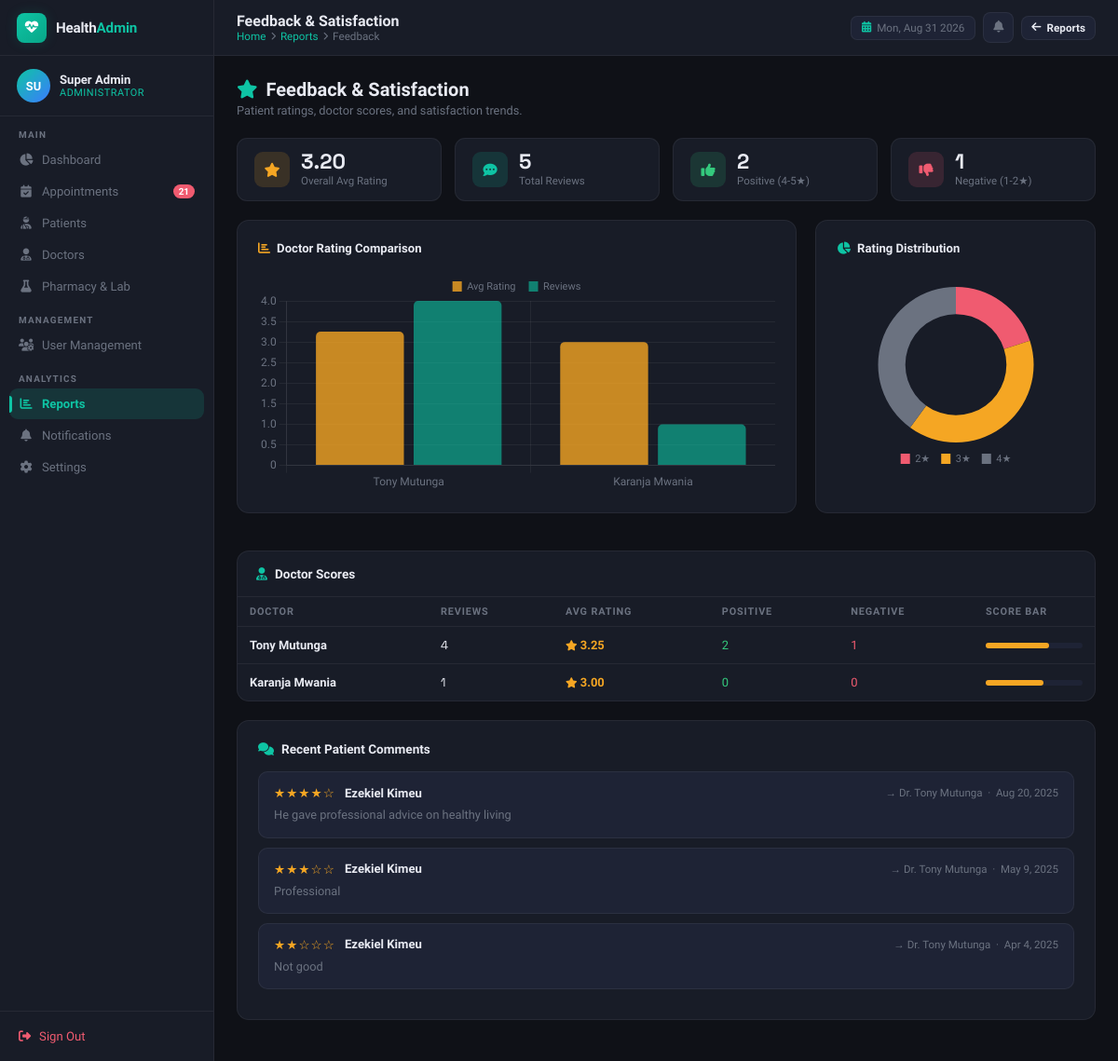
The page /admin/reports/report_feedback_satisfaction.php (signed in) on the database as committed earlier.
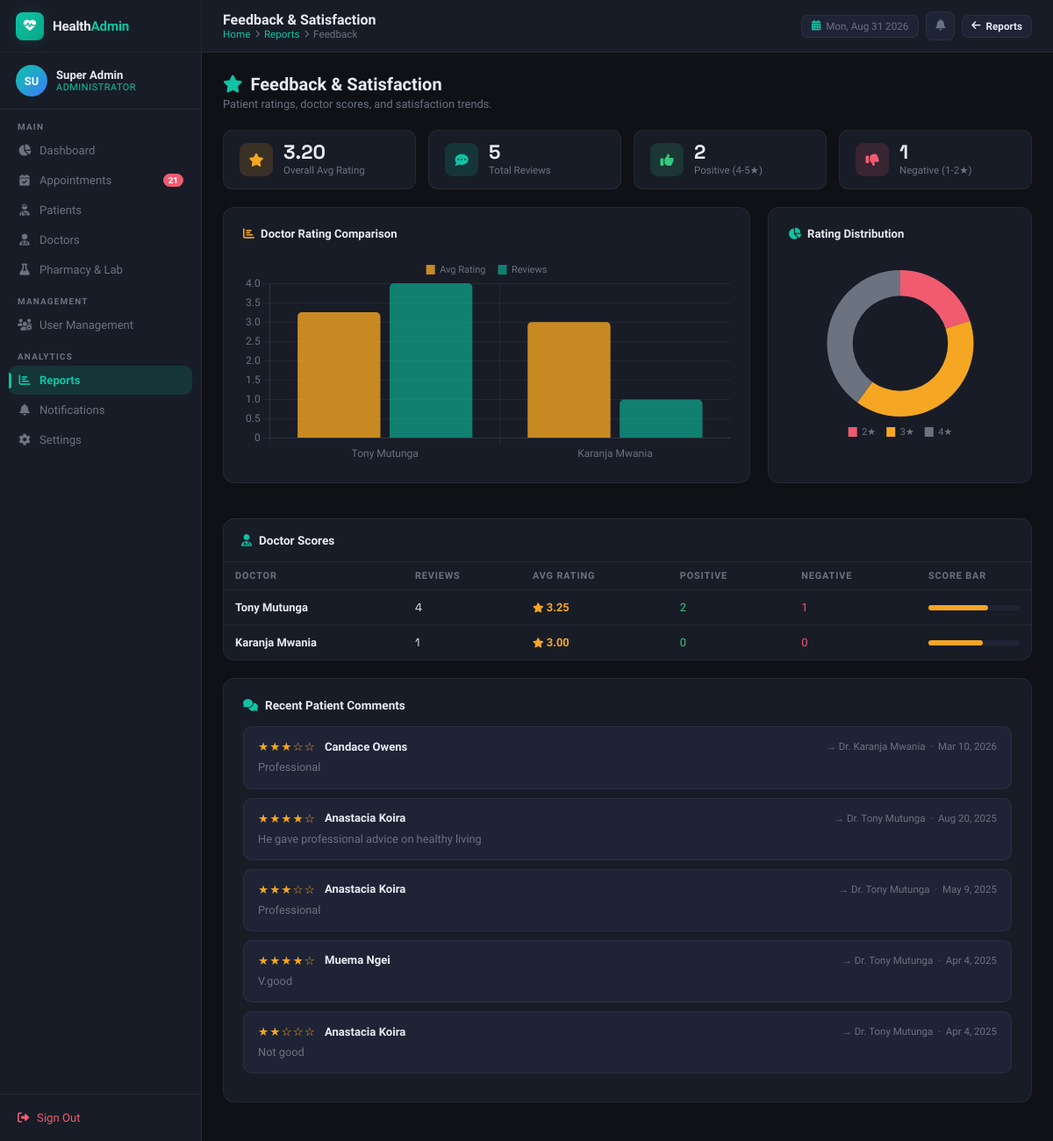
The same page on the database as committed later.
### tables this page shows
CREATE TABLE `feedback` (
  `feedback_id` int(11) NOT NULL AUTO_INCREMENT,
  `patient_id` int(11) NOT NULL,
  `doctor_id` int(11) NOT NULL,
  `rating` int(11) DEFAULT NULL,
  `comments` text DEFAULT NULL,
  `created_at` timestamp NULL DEFAULT current_timestamp(),
  PRIMARY KEY (`feedback_id`),
  KEY `patient_id` (`patient_id`),
  KEY `doctor_id` (`doctor_id`),
  CONSTRAINT `feedback_ibfk_2` FOREIGN KEY (`doctor_id`) REFERENCES `users` (`user_id`) ON DELETE CASCADE,
  CONSTRAINT `fk_feedback_patient` FOREIGN KEY (`patient_id`) REFERENCES `users` (`user_id`) ON DELETE CASCADE
);

CREATE TABLE `users` (
  `user_id` int(11) NOT NULL AUTO_INCREMENT,
  `full_name` varchar(100) NOT NULL,
  `email` varchar(100) NOT NULL,
  `password_hash` varchar(255) NOT NULL,
  `phone_number` varchar(15) DEFAULT NULL,
  `role` enum('admin','doctor','patient','receptionist') NOT NULL,
  `specialization` varchar(100) DEFAULT NULL,
  `date_of_birth` date DEFAULT NULL,
  `gender` enum('male','female','other') DEFAULT NULL,
  `address` text DEFAULT NULL,
  `created_at` timestamp NULL DEFAULT current_timestamp(),
  PRIMARY KEY (`user_id`),
  UNIQUE KEY `email` (`email`)
);

### admin/reports/report_feedback_satisfaction.php (the view, shortened to what the changed rows need)
<?php
require_once "../../config/db.php";
$doctors = $conn->query("
    SELECT u.full_name AS doctor_name,
           ROUND(AVG(f.rating),2) AS avg_rating,
           COUNT(f.feedback_id) AS total_feedback,
           SUM(f.rating>=4) AS positive,
           SUM(f.rating<=2) AS negative
    FROM feedback f
    JOIN users u ON f.doctor_id = u.user_id
    WHERE u.role='doctor'
    GROUP BY f.doctor_id ORDER BY avg_rating DESC
")->fetch_all(MYSQLI_ASSOC);
$dist_res = $conn->query("SELECT rating, COUNT(*) AS c FROM feedback GROUP BY rating ORDER BY rating");
$dist_labels=[]; $dist_counts=[];
if ($dist_res) while ($r=$dist_res->fetch_assoc()) { $dist_labels[]=$r['rating'].'★'; $dist_counts[]=(int)$r['c']; }
$recent = $conn->query("
    SELECT f.rating, f.comments, f.created_at,
           u.full_name AS patient_name,
           d.full_name AS doctor_name
    FROM feedback f
    JOIN users u ON f.patient_id = u.user_id
    JOIN users d ON f.doctor_id = d.user_id AND d.role = 'doctor'
    WHERE f.comments IS NOT NULL AND f.comments != ''
    ORDER BY f.created_at DESC
    LIMIT 10
")->fetch_all(MYSQLI_ASSOC);
?>
<!DOCTYPE html>
<html lang="en">
<head>
</head>
<body>
<?php include "../sidebar.php"; ?>
<div class="main-wrap">
  <main class="page-content">
    <div class="page-header">
      <h2><i class="fas fa-star"></i> Feedback & Satisfaction</h2>
    </div>
    <div class="ha-card" style="padding:0;overflow:hidden;margin-bottom:20px">
      <table class="ha-table">
        <thead><tr><th>Doctor</th><th>Reviews</th><th>Avg Rating</th><th>Positive</th><th>Negative</th><th>Score Bar</th></tr></thead>
        <tbody>
          <?php foreach($doctors as $d): ?>
          <tr>
            <td style="font-weight:600"><?= htmlspecialchars($d['doctor_name']) ?></td>
            <td style="font-family:var(--font-mono)"><?= $d['total_feedback'] ?></td>
            <td><span style="color:var(--amber);font-weight:700"><i class="fas fa-star" style="font-size:.7rem"></i> <?= $d['avg_rating'] ?></span></td>
            <td style="color:var(--green)"><?= $d['positive'] ?></td>
            <td style="color:var(--rose)"><?= $d['negative'] ?></td>
            <td style="width:130px">
              <div style="height:6px;border-radius:99px;background:var(--surface2)">
                <div style="height:100%;width:<?= round($d['avg_rating']/5*100) ?>%;background:var(--amber);border-radius:99px"></div>
              </div>
            </td>
          </tr>
          <?php endforeach; ?>
        </tbody>
      </table>
    </div>
    <?php if (!empty($recent)): ?>
    <div class="ha-card">
      <?php foreach($recent as $fb): ?>
      <div class="feedback-card">
        <div class="rating-row">
          <span class="stars"><?= str_repeat('★',$fb['rating']) ?><?= str_repeat('☆',5-$fb['rating']) ?></span>
          <span style="font-weight:600;font-size:.82rem"><?= htmlspecialchars($fb['patient_name']) ?></span>
          <span style="color:var(--muted);font-size:.72rem;margin-left:auto">→ Dr. <?= htmlspecialchars($fb['doctor_name']) ?> &nbsp;·&nbsp; <?= date('M j, Y', strtotime($fb['created_at'])) ?></span>
        </div>
        <p style="color:var(--muted);font-size:.8rem;line-height:1.5;margin:0"><?= htmlspecialchars($fb['comments']) ?></p>
      </div>
      <?php endforeach; ?>
    </div>
    <?php endif; ?>
  </main>
</div>
<script>
Chart.defaults.color = '#6b7280';
Chart.defaults.borderColor = 'rgba(255,255,255,0.06)';
Chart.defaults.font.family = "'Plus Jakarta Sans', sans-serif";
new Chart(document.getElementById('doctorChart'), {
  type: 'bar',
  data: {
    labels: <?= json_encode(array_column($doctors,'doctor_name')) ?>,
    datasets: [
      { label: 'Avg Rating', data: <?= json_encode(array_column($doctors,'avg_rating')) ?>, backgroundColor: 'rgba(245,166,35,.8)', borderRadius: 5 },
      { label: 'Reviews',    data: <?= json_encode(array_column($doctors,'total_feedback')) ?>, backgroundColor: 'rgba(14,196,164,.6)', borderRadius: 5 }
    ]
  },
  options: {
    responsive: true,
    plugins: { legend: { position: 'top', labels: { boxWidth: 10, padding: 14, font: { size: 11 } } } },
    scales: { y: { beginAtZero: true } }
  }
});
new Chart(document.getElementById('distChart'), {
  type: 'doughnut',
  data: {
    labels: <?= json_encode($dist_labels) ?>,
    datasets: [{ data: <?= json_encode($dist_counts) ?>, backgroundColor: ['#f05b70','#f5a623','#6b7280','#3b7cff','#34c97d'], borderWidth: 0, hoverOffset: 6 }]
  },
  options: { responsive: true, cutout: '65%', plugins: { legend: { position: 'bottom', labels: { padding: 12, boxWidth: 10, font: { size: 11 } } } } }
});
</script>
</body>
</html>

Rows that differ between the two databases and show on the page:
now on this page (row edited): feedback: rating "★★★", rating "☆☆", patient.full_name "Candace Owens", doctor.full_name "Karanja Mwania", created_at "Mar 10, 2026", comments "Professional"
changed feedback "He gave professional advice on healthy living": patient.full_name "Ezekiel Kimeu" → "Anastacia Koira"
changed feedback "May 9, 2025": patient.full_name "Ezekiel Kimeu" → "Anastacia Koira"
now on this page (row edited): feedback: rating "★★★★", rating "☆", patient.full_name "Muema Ngei", doctor.full_name "Tony Mutunga", created_at "Apr 4, 2025", comments "V.good"
changed feedback "Not good": patient.full_name "Ezekiel Kimeu" → "Anastacia Koira"
